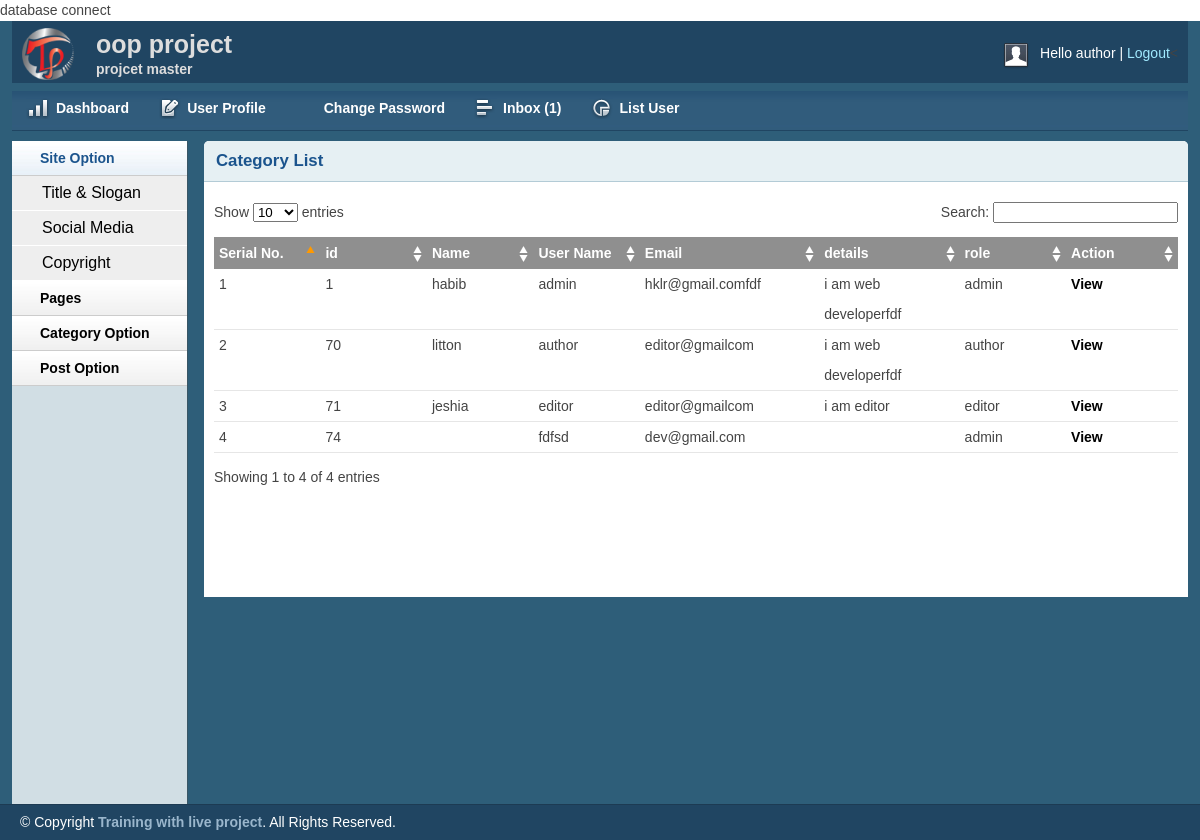
The page /admin/listuser.php (signed in) on the database its author committed.
### tables this page shows
CREATE TABLE `tbl_user` (
  `id` int(11) NOT NULL,
  `name` varchar(255) NOT NULL,
  `usr_name` varchar(255) NOT NULL,
  `pass` varchar(255) NOT NULL,
  `email` varchar(255) NOT NULL,
  `details` text NOT NULL,
  `role` tinyint(11) NOT NULL
);

### lib/Database.php (called while the page is built, shortened)
<?php
Class Database{
	public $host   = DB_HOST;
	public $user   = DB_USER;
	public $pass   = DB_PASS;
	public $dbname = DB_NAME;
	public $link;
	private function connectDB(){
	$this->link = new mysqli($this->host, $this->user, $this->pass, $this->dbname);
 }
	public function select($query){
		$result = $this->link->query($query) or die($this->link->error.__LINE__);
		if($result->num_rows > 0){
			return $result;
		} else {
			return false;
		}
	}
}

### admin/listuser.php (the view, shortened to what this page needs)
<?php  require_once ("inc/admin_header.php"); ?>
<?php  require_once ("inc/admin_sidebar.php"); ?>
<div class="grid_10">
    <div class="box round first grid">
        <h2>Category List</h2>
        <div class="block">
            <table class="data display datatable" id="example">
                <thead>
                <tr>
                    <th>Serial No.</th>
                    <th>id</th>
                    <th>Name</th>
                    <th>User Name</th>
                    <th>Email</th>
                    <th>details</th>
                    <th>role</th>
                    <th>Action</th>
                </tr>
                </thead>
                <tbody>
                <?php
                $catagory_query = "select * from tbl_user";
                $cata_connect = $db->select($catagory_query);
                if($cata_connect){
                    $i=1;
                    while($get_catagor = $cata_connect->fetch_assoc()){   ?>
                        <tr class="odd gradeX">
                            <td><?php echo $i; $i++; ?></td>
                            <td><?php echo $get_catagor['id']; ?></td>
                            <td><?php echo $get_catagor['name']; ?></td>
                            <td><?php echo $get_catagor['usr_name']; ?></td>
                            <td><?php echo $get_catagor['email']; ?></td>
                            <td><?php echo $get_catagor['details']; ?></td>
                            <td><?php
                                if($get_catagor['role'] == "0"){
                                    echo "admin";
                                }else if ($get_catagor['role'] == "1"){
                                    echo "author";
                                }else if($get_catagor['role'] == "2"){
                                    echo "editor";
                                }
                                ?></td>
                            <td><a href="edit_cat.php?edi_cat_
                            id=<?php echo $get_catagor['id']; ?>">View</a>
                        </tr>
                    <?php } } else{ echo "no catagory create"; } ?>
                </tbody>
            </table>
        </div>
    </div>
</div>
<?php  require_once ("inc/admin_footer.php"); ?>

### admin/css/layout.css (style rules this page uses)
body { background: #fff none repeat scroll 0 0; color: #444; font-size: 14px; padding: 0; }
a { color: #000; font-weight:bold; text-decoration: none; }
h1, h2, h3, h4, h5, h6 { line-height:1.2em; margin-bottom:.3em; }
h2 { margin-top:1em; }
.box { background:#fff; margin-bottom:20px; padding:10px 10px 10px 10px; margin-left:-8px; }
.box.grid { padding-bottom:40px; }
.box.round { -moz-border-radius: 5px 5px 0px 0px; -webkit-border-radius: 5px 5px 0px 0px; border-radius: 5px 5px 0px 0px; }
.box h2 { font-size:1.2em; font-weight:bold; color:#1B548D; background:#E6F0F3; margin:-10px -10px 0 -10px; padding:10px 12px; border-bottom:1px solid #B3CBD6; -moz-border-radius: 5px 5px 0px 0px; -webkit-border-radius: 5px 5px 0px 0px; border-radius: 5px 5px 0px 0px; }
.box.first { min-height: 406px; }
.block { padding-top:20px; }
.block { padding-bottom:1px; }
table.display { margin: 0 auto; clear: both; width: 100%; }
.sorting_asc { background: #8f8f8f url(../img/table/sort_asc.png) no-repeat center right; padding:8px 5px; text-align:left; color:#fff; }
.sorting { background:#8f8f8f url(../img/table/sort_both.png) no-repeat center right; padding:8px 5px; text-align:left; color:#fff; }
tr.odd { height: 30px; line-height: 30px; border-bottom:1px solid #e6e6e6; }
tr.even { height: 30px; line-height: 30px; border-bottom:1px solid #e6e6e6; }
tr.odd td, tr.even td { padding-left:5px; }
tr.gradeX td { width: 5%; }

### rows shown on the page
tbl_user: id "1", name "habib", usr_name "admin", email "hklr@gmail.comfdf", details "i am web developerfdf", role "admin"
tbl_user: id "70", name "litton", usr_name "author", email "editor@gmailcom", details "i am web developerfdf", role "author"
tbl_user: id "71", name "jeshia", usr_name "editor", email "editor@gmailcom", details "i am editor", role "editor"
tbl_user: id "74", usr_name "fdfsd", email "dev@gmail.com", role "admin"

### other values the page prints
session::get("user") "author"
$count "1"
